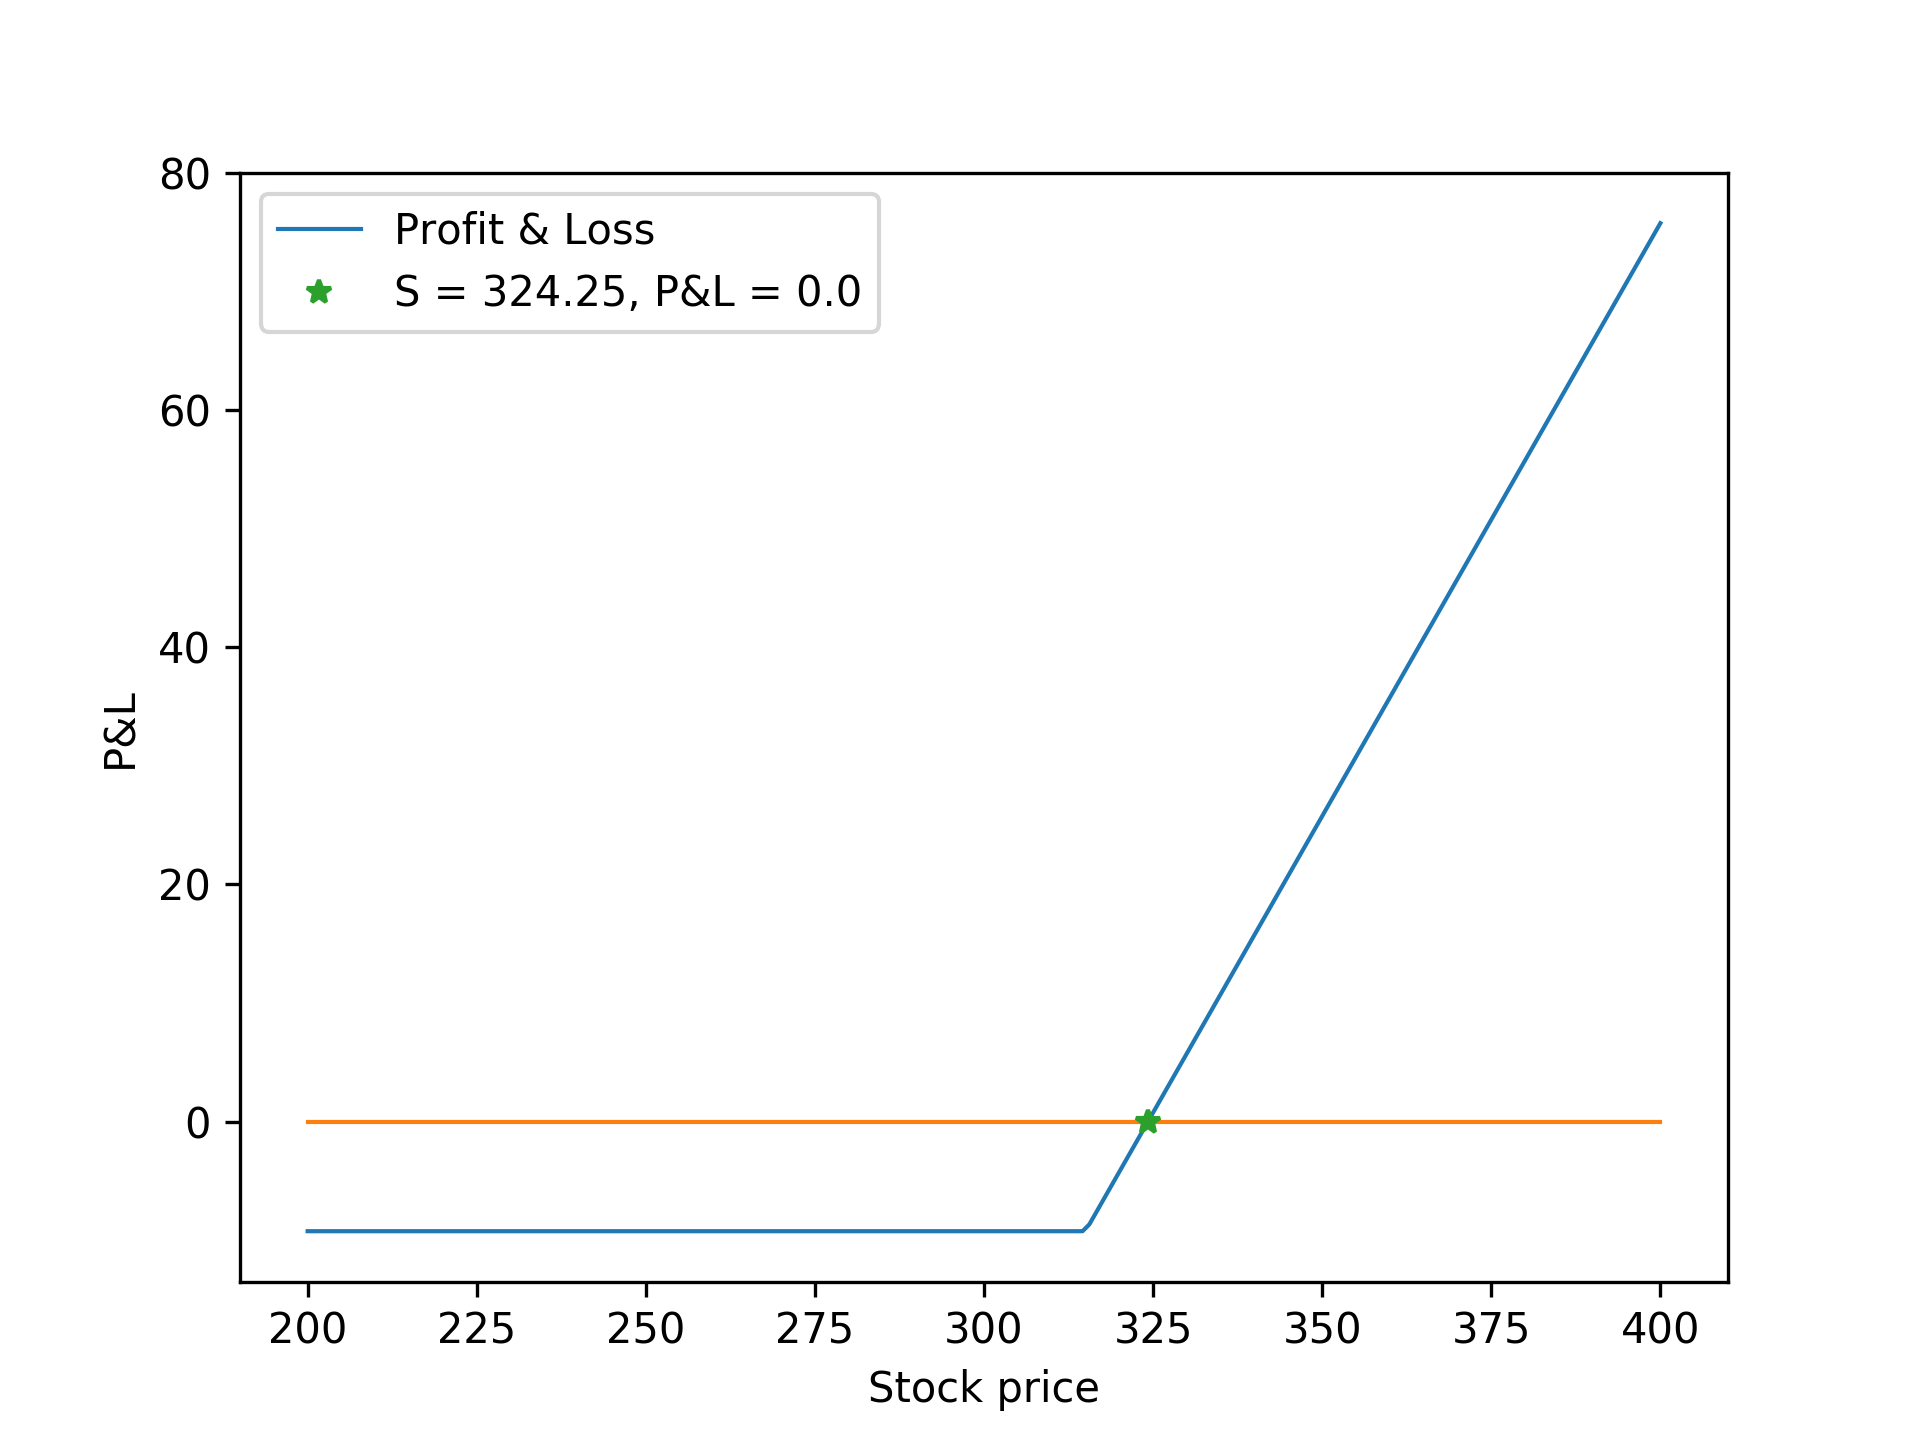

Reproduce this figure in Python.
import numpy as np
import matplotlib.pyplot as plt

P_ask = 9.25
K = 315
S = np.linspace(200, 400, 200)
PL = np.zeros(S.shape)
for i in range(S.shape[0]):
	PL[i] = max(S[i]-K, 0)

PL -=P_ask


zeros = np.zeros(S.shape)
x = 315+9.25
y = 0.0

plt.plot(S, PL, linewidth=1.0, label="Profit & Loss")
plt.plot(S, zeros, linewidth=1.0)
plt.plot(x,y, "*", label="S = 324.25, P&L = 0.0")
plt.legend()
plt.xlabel("Stock price")
plt.ylabel("P&L")
plt.savefig("pl.png", dpi=300)
plt.show()
